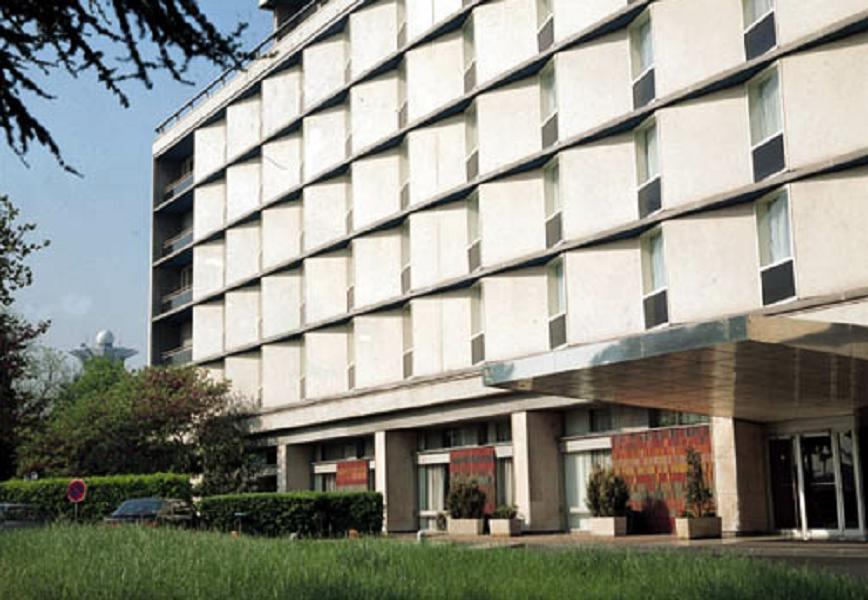
#> input picture img/btl4/GeometryFeature/building.jpg, 868 x 600 px, found by its file name; its folder holds only this picture in this run
$ python base_pipeline.py
#> lines starting #> are read from the running program, lines starting #| are printed output that depends on the picture
import os
import cv2
import numpy as np
import torch
import matplotlib.pyplot as plt
from functools import wraps
from abc import ABC, abstractmethod
from typing import Dict, Any, List, Union, Optional, Tuple

def valid_input(func):
    @wraps(func)
    def wrapper(*args, **kwargs):
        if "input" in kwargs:
            input_data = kwargs["input"]
        elif len(args) >= 2:
            input_data = args[1]
        elif len(args) == 1:
            input_data = args[0]
        else:
            raise ValueError("Missing input argument")

        def valid_path(path):
            if not os.path.exists(path):
                raise ValueError(f"{path} do not exists")
            if not path.lower().endswith((".jpg", ".png", ".jpeg")):
                raise ValueError(f"{path} is not an image file")

        if isinstance(input_data, str):
            valid_path(input_data)
        elif isinstance(input_data, np.ndarray):
            pass
        elif isinstance(input_data, list):
            if not input_data:
                raise ValueError("Input list is empty")
            if all(isinstance(item, str) for item in input_data):
                for path in input_data:
                    valid_path(path)
            elif all(isinstance(item, np.ndarray) for item in input_data):
                pass
            else:
                raise TypeError("List input must be list[str] or list[np.ndarray]")
        else:
            raise TypeError("Input must be str, np.ndarray, list[str] or list[np.ndarray]")

        return func(*args, **kwargs)
    return wrapper


class BasePipeline(ABC):
    """
    Base Pipeline.
    """
    # [9 lines left out: function run, not called in this run]

    def rgb2gray(self, image: np.ndarray) -> np.ndarray:
        if image.ndim == 2:
            return image.copy()
        if image.ndim != 3:
            raise ValueError("Input image must have 2 or 3 dimensions")
        if image.shape[2] == 3:
            return cv2.cvtColor(image, cv2.COLOR_RGB2GRAY)
        raise ValueError("Unsupported channel size for grayscale conversion")

    # [8 lines left out: function _ensure_rgb, not called in this run]

    def _read_input(
        self, input: Union[str, List[str], List[np.ndarray], np.ndarray]
    ) -> Union[np.ndarray, List[np.ndarray]]:
        if isinstance(input, str):
            image = cv2.imread(input, cv2.IMREAD_COLOR)
            if image is None:
                raise ValueError(f"Cannot read image from path: {input}")
            return [cv2.cvtColor(image, cv2.COLOR_BGR2RGB)]

        if isinstance(input, np.ndarray):
            return [self._ensure_rgb(input)]

        if isinstance(input, list):
            if all(isinstance(item, str) for item in input):
                images = []
                for path in input:
                    image = cv2.imread(path, cv2.IMREAD_COLOR)
                    if image is None:
                        raise ValueError(f"Cannot read image from path: {path}")
                    images.append(cv2.cvtColor(image, cv2.COLOR_BGR2RGB))
                return images

            if all(isinstance(item, np.ndarray) for item in input):
                return [self._ensure_rgb(image) for image in input]

        raise TypeError("Unsupported input type")

    def visualize(self, result, what, name):
        result_keys = [what] if isinstance(what, str) else list(what)
        if not result_keys:
            raise ValueError("'what' must contain at least one result key")

        for key in result_keys:
            if key not in result:
                raise KeyError(f"Missing key in result: {key}")

        n_imgs = len(result[result_keys[0]])
        for key in result_keys[1:]:
            if len(result[key]) != n_imgs:
                raise ValueError("All result image lists must have the same length")

        include_input = "rgb_images" in result and len(result["rgb_images"]) == n_imgs
        n_cols = len(result_keys) + (1 if include_input else 0)

        fig, axes = plt.subplots(n_imgs, n_cols, figsize=(4 * n_cols, 3 * n_imgs))

        if n_imgs == 1 and n_cols == 1:
            axes = np.array([[axes]])
        elif n_imgs == 1:
            axes = np.array([axes])
        elif n_cols == 1:
            axes = np.array([[ax] for ax in axes])

        titles = (["Input"] if include_input else []) + result_keys

        for row in range(n_imgs):
            col = 0
            if include_input:
                input_img = result["rgb_images"][row]
                if input_img.ndim == 2:
                    axes[row, col].imshow(input_img, cmap="gray")
                else:
                    axes[row, col].imshow(input_img)
                axes[row, col].axis("off")
                col += 1

            for key in result_keys:
                img = result[key][row]
                if img.ndim == 2:
                    axes[row, col].imshow(img, cmap="gray")
                else:
                    axes[row, col].imshow(img)
                axes[row, col].axis("off")
                col += 1

        for col, title in enumerate(titles):
            axes[0, col].set_title(title)

        if name:
            fig.suptitle(name)
            plt.tight_layout(rect=[0, 0, 1, 0.96])
        else:
            plt.tight_layout()
        # Increase spacing between rows for clearer side-by-side comparisons.
        fig.subplots_adjust(hspace=max(0.0, 0.15))
        plt.show()


class DataPreprocessorPipeline(BasePipeline):
    """
    Image Preprocessing Pipeline
    """
    def __init__(
        self,
        resize_to: Optional[Tuple[int, int]] = None,
        crop_to: Optional[Tuple[int, int]] = None,
        apply_sharpen: bool = False,
        apply_smoothing: bool = False,
        gaussian_ksize: int = 5,
        gaussian_sigma: float = 0.0,
        gray: bool = False
    ):
        self.resize_to = resize_to
        self.crop_to = crop_to
        self.apply_sharpen = apply_sharpen
        self.apply_smoothing = apply_smoothing
        self.gaussian_ksize = gaussian_ksize
        self.gaussian_sigma = gaussian_sigma
        self.gray = gray

    @valid_input
    def run(self, input: Union[str, List[str], List[np.ndarray], np.ndarray], visualize=True) -> Dict[str, Any]:
        """
        Run DataPreprocessorPipeline.

        Args:
            @input: either image path, list of image paths or image tensor.
        """
        images = self._read_input(input)


        processed_rgb = []
        gray_imgs = []
        crop_imgs = []
        resized_imgs = []
        sharpened_imgs = []
        smooth_imgs = []

        for image in images:
            img = image.copy()
            if self.gray:
                gray_img = self.rgb2gray(img)
            else:
                gray_img = img
            crop_img = self._crop(gray_img)
            resized_img = self._resize(crop_img)
            sharpened_img = self._sharpening(resized_img)
            smooth_img = self._smoothing(resized_img)

            gray_imgs.append(gray_img)
            crop_imgs.append(crop_img)
            resized_imgs.append(resized_img)
            sharpened_imgs.append(sharpened_img)
            processed_rgb.append(smooth_img)

        result = {
            "rgb_images": images,
            "gray_imgs": [self.rgb2gray(img) for img in images],
            "crop_imgs": crop_imgs,
            "resized_imgs": resized_imgs,
            "sharpened_imgs": sharpened_imgs,
            "smooth_imgs": processed_rgb,
            "preprocessed_imgs": processed_rgb,
            "num_images": len(processed_rgb),
        }
        if visualize:
            self.visualize(result, ["gray_imgs", "crop_imgs", "resized_imgs", "sharpened_imgs", "smooth_imgs"], "Data Preprocessing Results")
        return result

    def _resize(self, image: np.ndarray) -> np.ndarray:
        if self.resize_to is None:
            return image
        width, height = self.resize_to
        if width <= 0 or height <= 0:
            raise ValueError("resize_to must contain positive values")
        return cv2.resize(image, (width, height), interpolation=cv2.INTER_AREA)

    def _crop(self, image: np.ndarray) -> np.ndarray:
        if self.crop_to is None:
            return image

        crop_w, crop_h = self.crop_to
        if crop_w <= 0 or crop_h <= 0:
            raise ValueError("crop_to must contain positive values")

        h, w = image.shape[:2]
        crop_w = min(crop_w, w)
        crop_h = min(crop_h, h)

        x1 = (w - crop_w) // 2
        y1 = (h - crop_h) // 2
        x2 = x1 + crop_w
        y2 = y1 + crop_h
        return image[y1:y2, x1:x2]

    def _smoothing(self, image: np.ndarray) -> np.ndarray:
        if not self.apply_smoothing:
            return image
        ksize = self.gaussian_ksize
        if ksize <= 0:
            raise ValueError("gaussian_ksize must be a positive odd integer")
        if ksize % 2 == 0:
            ksize += 1
        smooth_img = cv2.GaussianBlur(image, (ksize, ksize), sigmaX=self.gaussian_sigma)
        return np.clip(smooth_img, 0, 255).astype(np.uint8)

    def _sharpening(self, image: np.ndarray) -> np.ndarray:
        if not self.apply_sharpen:
            return image

        ksize = self.gaussian_ksize
        if ksize <= 0:
            raise ValueError("gaussian_ksize must be a positive odd integer")
        if ksize % 2 == 0:
            ksize += 1

        smooth_image = cv2.GaussianBlur(image, (ksize, ksize), sigmaX=self.gaussian_sigma)
        edges = cv2.subtract(image, smooth_image)
        sharpened = cv2.add(image, edges)

        return np.clip(sharpened, 0, 255).astype(np.uint8)

def main():
    pipeline = DataPreprocessorPipeline(crop_to=(500,400),
                                        resize_to=(800, 700),
                                        apply_sharpen=True,
                                        apply_smoothing=True)
    data_dir = os.path.abspath(r"img\btl4\GeometryFeature")
    pipeline.run([os.path.join(data_dir, dir) for dir in os.listdir(data_dir)], visualize=True)
#> in _read_input, image is the input picture: shape (600, 868, 3); mean B, G, R 133.7, 143.6, 142.9
#> in run, `images = self._read_input(input)`: images = 1 item
#> the loop in run, `for image in images:` made 1 pass
#> (crop_w in _crop, crop_h in _crop, h in _crop, w in _crop, x1 in _crop, y1 in _crop, x2 in _crop, y2 in _crop) on pass 1: (500, 400, 600, 868, 184, 100, 684, 500)
#> pass 1, in run, `crop_img = self._crop(gray_img)`:
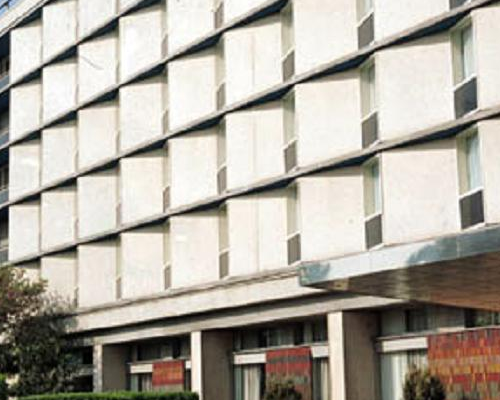
#> crop_img: shape (400, 500, 3); mean R, G, B 176.1, 170.6, 160.6
#> pass 1, in run, `resized_img = self._resize(crop_img)`:
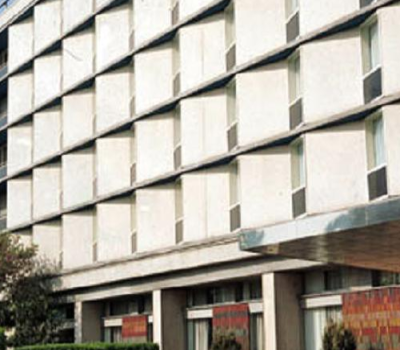
#> resized_img: shape (700, 800, 3) (shown at 1/2 size); mean R, G, B 176.1, 170.6, 160.6
#> in rgb2gray, `return cv2.cvtColor(image, cv2.COLOR_RGB2GRAY)`:
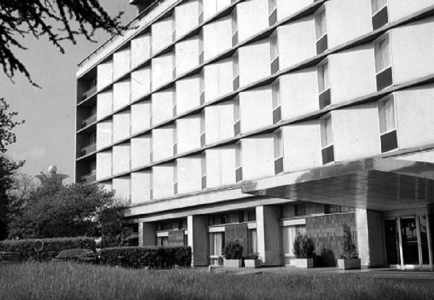
#> returned value: shape (600, 868) (shown at 1/2 size); min 0, max 255, mean 142.3
#> in visualize, `n_imgs = len(result[result_keys[0]])`: n_imgs = 1
#> in visualize, `include_input = "rgb_images" in result and len(result["rgb_images"]) =..`: include_input = True
#> in visualize, `n_cols = len(result_keys) + (1 if include_input else 0)`: n_cols = 6
#> in visualize, `titles = (["Input"] if include_input else []) + result_keys`: titles = ['Input', 'gray_imgs', 'crop_imgs', 'resized_imgs', 'sharpened_imgs', 'smooth_imgs']
#> the loop in visualize, `for col, title in enumerate(titles):` made 6 passes
#> in visualize, `plt.show()`:
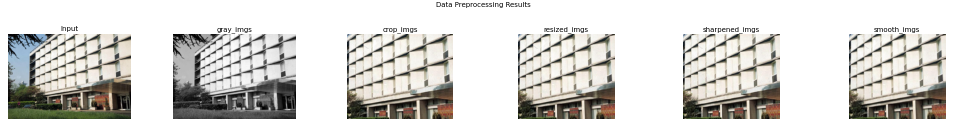
#> figure drawn by matplotlib, 6 panels

if __name__ == "__main__":
    main()

$ run again, on img/btl4/GeometryFeature/img3.jpg
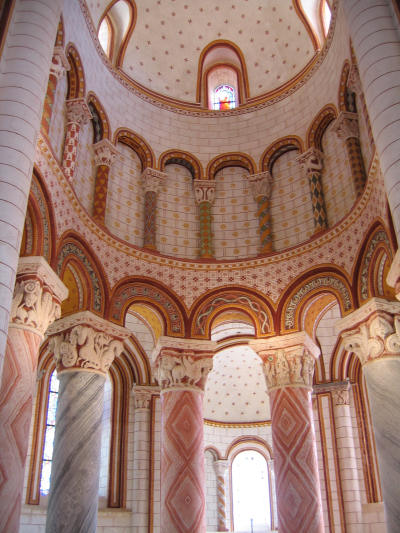
#> input picture img/btl4/GeometryFeature/img3.jpg, 400 x 533 px, found by its file name
#> in _read_input, image is the input picture: shape (533, 400, 3); mean B, G, R 109.8, 123, 158.8
#> images = 1 item
#> the loop in run, `for image in images:` made 1 pass
#> (crop_w in _crop, crop_h in _crop, h in _crop, w in _crop, x1 in _crop, y1 in _crop, x2 in _crop, y2 in _crop) on pass 1: (400, 400, 533, 400, 0, 66, 400, 466)
#> pass 1, in run, `resized_img = self._resize(crop_img)`:
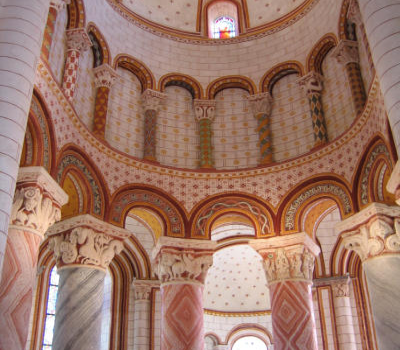
#> resized_img: shape (700, 800, 3) (shown at 1/2 size); mean R, G, B 157.6, 118.6, 102.6
#> in rgb2gray, `return cv2.cvtColor(image, cv2.COLOR_RGB2GRAY)`:
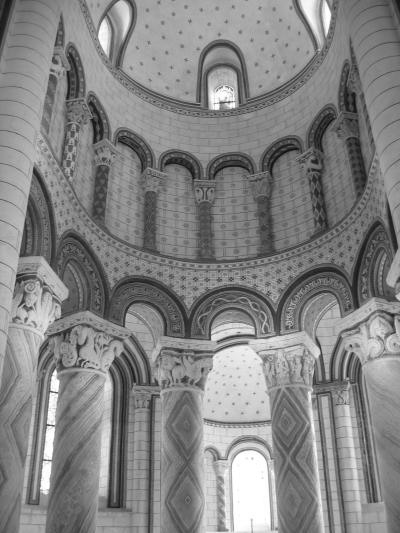
#> returned value: shape (533, 400); min 9, max 255, mean 132.2
#> n_imgs = 1
#> include_input = True
#> n_cols = 6
#> titles = ['Input', 'gray_imgs', 'crop_imgs', 'resized_imgs', 'sharpened_imgs', 'smooth_imgs']
#> the loop in visualize, `for col, title in enumerate(titles):` made 6 passes

$ run again, on img/btl4/GeometryFeature/library.jpg
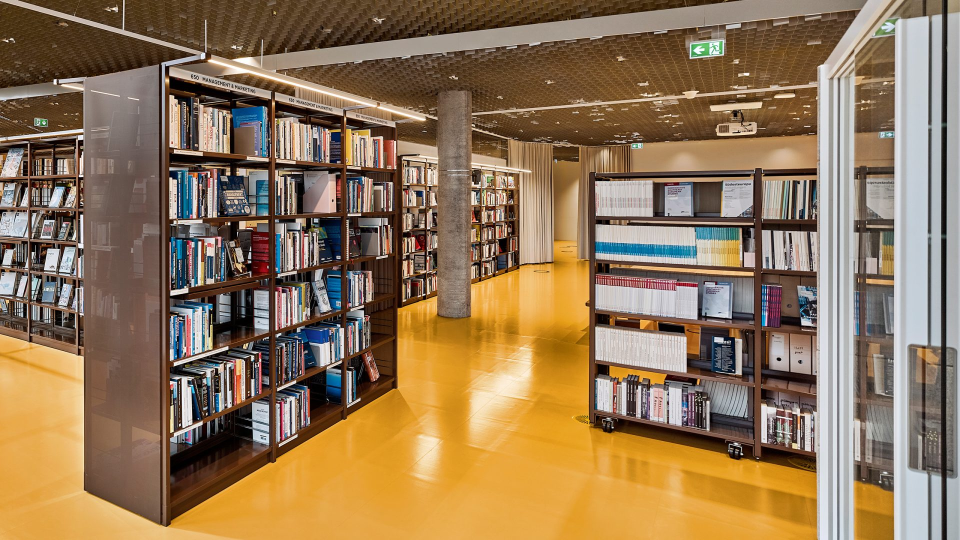
#> input picture img/btl4/GeometryFeature/library.jpg, 1920 x 1080 px, found by its file name (shown at 1/2 size)
#> in _read_input, image is the input picture: shape (1080, 1920, 3); mean B, G, R 87.5, 119.1, 145.7
#> images = 1 item
#> the loop in run, `for image in images:` made 1 pass
#> (crop_w in _crop, crop_h in _crop, h in _crop, w in _crop, x1 in _crop, y1 in _crop, x2 in _crop, y2 in _crop) on pass 1: (500, 400, 1080, 1920, 710, 340, 1210, 740)
#> pass 1, in run, `resized_img = self._resize(crop_img)`:
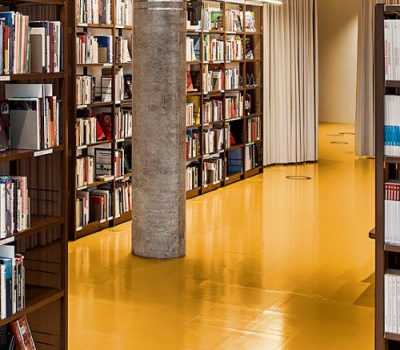
#> resized_img: shape (700, 800, 3) (shown at 1/2 size); mean R, G, B 156.8, 118.8, 71.7
#> in rgb2gray, `return cv2.cvtColor(image, cv2.COLOR_RGB2GRAY)`:
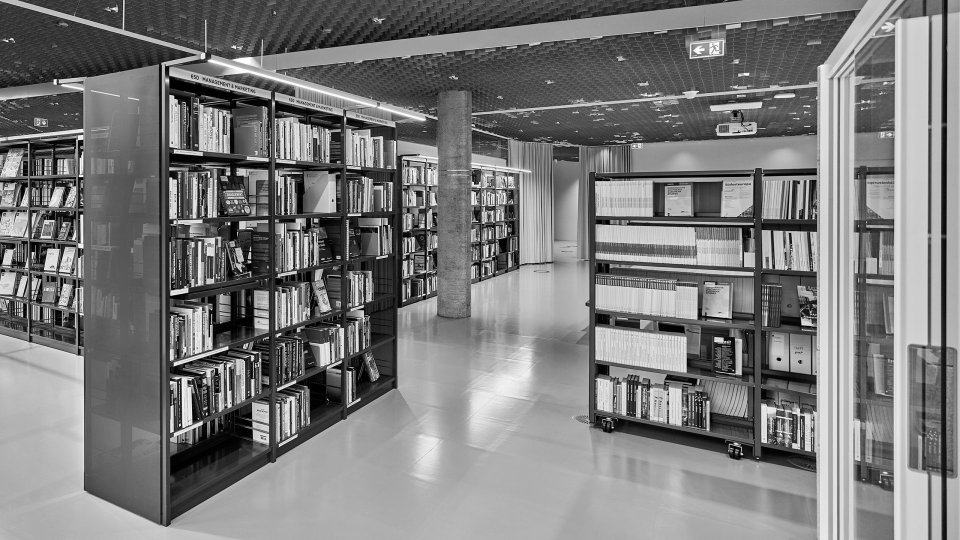
#> returned value: shape (1080, 1920) (shown at 1/2 size); min 0, max 255, mean 123.5
#> n_imgs = 1
#> include_input = True
#> n_cols = 6
#> titles = ['Input', 'gray_imgs', 'crop_imgs', 'resized_imgs', 'sharpened_imgs', 'smooth_imgs']
#> the loop in visualize, `for col, title in enumerate(titles):` made 6 passes
